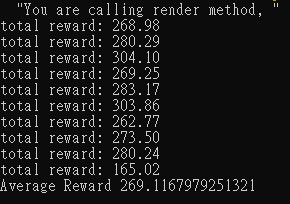

Write Python code to recreate this figure.
'''DLP DDPG Lab'''
__author__ = 'chengscott'
__copyright__ = 'Copyright 2020, NCTU CGI Lab'
import argparse
from collections import deque
import itertools
import random
import time

import gym
import numpy as np
import torch
import torch.nn as nn
from torch.utils.tensorboard import SummaryWriter


class GaussianNoise:
    def __init__(self, dim, mu=None, std=None):
        self.mu = mu if mu else np.zeros(dim)
        self.std = std if std else np.ones(dim) * .1

    def sample(self):
        return np.random.normal(self.mu, self.std)


class ReplayMemory:
    __slots__ = ['buffer']

    def __init__(self, capacity):
        self.buffer = deque(maxlen=capacity)

    def __len__(self):
        return len(self.buffer)

    def append(self, *transition):
        # (state, action, reward, next_state, done)
        self.buffer.append(tuple(map(tuple, transition)))

    def sample(self, batch_size, device):
        '''sample a batch of transition tensors'''
        ## TODO ##
        # raise NotImplementedError
        transitions = random.sample(self.buffer, batch_size)
        return (torch.tensor(x, dtype=torch.float, device=device)
                for x in zip(*transitions))


class ActorNet(nn.Module):
    def __init__(self, state_dim=8, action_dim=2, hidden_dim=(400, 300)):
        super().__init__()
        ## TODO ##
        # raise NotImplementedError
        self.fc1 = nn.Linear(state_dim, hidden_dim[0])
        self.fc2 = nn.Linear(hidden_dim[0], hidden_dim[1])
        self.fc3 = nn.Linear(hidden_dim[1], action_dim)
        self.relu = nn.ReLU()
        self.tanh = nn.Tanh()

    def forward(self, x):
        ## TODO ##
        #raise NotImplementedError
        out = self.relu(self.fc1(x))
        out = self.relu(self.fc2(out))
        out = self.tanh(self.fc3(out))
        return out


class CriticNet(nn.Module):
    def __init__(self, state_dim=8, action_dim=2, hidden_dim=(400, 300)):
        super().__init__()
        h1, h2 = hidden_dim
        self.critic_head = nn.Sequential(
            nn.Linear(state_dim + action_dim, h1),
            nn.ReLU(),
        )
        self.critic = nn.Sequential(
            nn.Linear(h1, h2),
            nn.ReLU(),
            nn.Linear(h2, 1),
        )

    def forward(self, x, action):
        x = self.critic_head(torch.cat([x, action], dim=1))
        return self.critic(x)


class DDPG:
    def __init__(self, args):
        # behavior network
        self._actor_net = ActorNet().to(args.device)
        self._critic_net = CriticNet().to(args.device)
        # target network
        self._target_actor_net = ActorNet().to(args.device)
        self._target_critic_net = CriticNet().to(args.device)
        # initialize target network
        self._target_actor_net.load_state_dict(self._actor_net.state_dict())
        self._target_critic_net.load_state_dict(self._critic_net.state_dict())
        ## TODO ##
        self._actor_opt = torch.optim.Adam(self._actor_net.parameters(), lr=args.lra)
        self._critic_opt = torch.optim.Adam(self._critic_net.parameters(), lr=args.lrc)
        #raise NotImplementedError
        # action noise
        self._action_noise = GaussianNoise(dim=2)
        # memory
        self._memory = ReplayMemory(capacity=args.capacity)

        ## config ##
        self.device = args.device
        self.batch_size = args.batch_size
        self.tau = args.tau
        self.gamma = args.gamma

    def select_action(self, state, noise=True):
        '''based on the behavior (actor) network and exploration noise'''
        ## TODO ##
        # raise NotImplementedError
        with torch.no_grad():
            if noise:
                re = self._actor_net(torch.from_numpy(state).view(1,-1).to(self.device))+\
                    torch.from_numpy(self._action_noise.sample()).view(1,-1).to(self.device)
            else:
                re = self._actor_net(torch.from_numpy(state).view(1,-1).to(self.device))
        return re.cpu().numpy().squeeze()

    def append(self, state, action, reward, next_state, done):
        self._memory.append(state, action, [reward / 100], next_state,
                            [int(done)])

    def update(self):
        # update the behavior networks
        self._update_behavior_network(self.gamma)
        # update the target networks
        self._update_target_network(self._target_actor_net, self._actor_net,
                                    self.tau)
        self._update_target_network(self._target_critic_net, self._critic_net,
                                    self.tau)

    def _update_behavior_network(self, gamma):
        actor_net, critic_net, target_actor_net, target_critic_net = self._actor_net, self._critic_net, self._target_actor_net, self._target_critic_net
        actor_opt, critic_opt = self._actor_opt, self._critic_opt

        # sample a minibatch of transitions
        state, action, reward, next_state, done = self._memory.sample(
            self.batch_size, self.device)

        ## update critic ##
        # critic loss
        ## TODO ##
        q_value = self._critic_net(state,action)
        with torch.no_grad():
           a_next = self._target_actor_net(next_state)
           q_next = self._target_critic_net(next_state,a_next)
           q_target = reward + gamma*q_next*(1-done)
        criterion = nn.MSELoss()
        critic_loss = criterion(q_value, q_target)
        # raise NotImplementedError
        # optimize critic
        actor_net.zero_grad()
        critic_net.zero_grad()
        critic_loss.backward()
        critic_opt.step()

        ## update actor ##
        # actor loss
        ## TODO ##
        action = self._actor_net(state)
        actor_loss = -self._critic_net(state,action).mean()
        # raise NotImplementedError
        # optimize actor
        actor_net.zero_grad()
        critic_net.zero_grad()
        actor_loss.backward()
        actor_opt.step()

    @staticmethod
    def _update_target_network(target_net, net, tau):
        '''update target network by _soft_ copying from behavior network'''
        for target, behavior in zip(target_net.parameters(), net.parameters()):
            ## TODO ##
            # raise NotImplementedError
            target.data.copy_((1-tau)*target.data + tau*behavior.data)

    def save(self, model_path, checkpoint=False):
        if checkpoint:
            torch.save(
                {
                    'actor': self._actor_net.state_dict(),
                    'critic': self._critic_net.state_dict(),
                    'target_actor': self._target_actor_net.state_dict(),
                    'target_critic': self._target_critic_net.state_dict(),
                    'actor_opt': self._actor_opt.state_dict(),
                    'critic_opt': self._critic_opt.state_dict(),
                }, model_path)
        else:
            torch.save(
                {
                    'actor': self._actor_net.state_dict(),
                    'critic': self._critic_net.state_dict(),
                }, model_path)

    def load(self, model_path, checkpoint=False):
        model = torch.load(model_path)
        self._actor_net.load_state_dict(model['actor'])
        self._critic_net.load_state_dict(model['critic'])
        if checkpoint:
            self._target_actor_net.load_state_dict(model['target_actor'])
            self._target_critic_net.load_state_dict(model['target_critic'])
            self._actor_opt.load_state_dict(model['actor_opt'])
            self._critic_opt.load_state_dict(model['critic_opt'])


def train(args, env, agent, writer):
    print('Start Training')
    total_steps = 0
    ewma_reward = 0
    for episode in range(args.episode):
        total_reward = 0
        state = env.reset()
        for t in itertools.count(start=1):
            # select action
            if total_steps < args.warmup:
                action = env.action_space.sample()
            else:
                action = agent.select_action(state)
            # execute action
            next_state, reward, done, _ = env.step(action)
            # store transition
            agent.append(state, action, reward, next_state, done)
            if total_steps >= args.warmup:
                agent.update()

            state = next_state
            total_reward += reward
            total_steps += 1
            if done:
                ewma_reward = 0.05 * total_reward + (1 - 0.05) * ewma_reward
                writer.add_scalar('Train/Episode Reward', total_reward,
                                  total_steps)
                writer.add_scalar('Train/Ewma Reward', ewma_reward,
                                  total_steps)
                print(
                    'Step: {}\tEpisode: {}\tLength: {:3d}\tTotal reward: {:.2f}\tEwma reward: {:.2f}'
                    .format(total_steps, episode, t, total_reward,
                            ewma_reward))
                break
    env.close()


def test(args, env, agent, writer):
    print('Start Testing')
    seeds = (args.seed + i for i in range(10))
    rewards = []
    for n_episode, seed in enumerate(seeds):
        total_reward = 0
        env.seed(seed)
        state = env.reset()
        ## TODO ##
        for t in itertools.count(start=1):
            env.render()
            # select action
            action = agent.select_action(state, noise=False)
            # execute action
            next_state, reward, done, _ = env.step(action)

            state = next_state
            total_reward += reward

            if done:
                writer.add_scalar('Test/Episode Reward', total_reward, n_episode)
                print(f'total reward: {total_reward:.2f}')
                rewards.append(total_reward)
                break
        # raise NotImplementedError
    print('Average Reward', np.mean(rewards))
    env.close()


def main():
    ## arguments ##
    parser = argparse.ArgumentParser(description=__doc__)
    parser.add_argument('-d', '--device', default='cuda')
    parser.add_argument('-m', '--model', default='ddpg.pth')
    parser.add_argument('--logdir', default='log/ddpg')
    # train
    parser.add_argument('--warmup', default=10000, type=int)
    parser.add_argument('--episode', default=2000, type=int)
    parser.add_argument('--batch_size', default=64, type=int)
    parser.add_argument('--capacity', default=500000, type=int)
    parser.add_argument('--lra', default=1e-3, type=float)
    parser.add_argument('--lrc', default=1e-3, type=float)
    parser.add_argument('--gamma', default=.99, type=float)
    parser.add_argument('--tau', default=.005, type=float)
    # test
    parser.add_argument('--test_only', action='store_true')
    parser.add_argument('--render', action='store_true')
    parser.add_argument('--seed', default=4, type=int)
    args = parser.parse_args()

    ## main ##
    env = gym.make('LunarLanderContinuous-v2')
    agent = DDPG(args)
    writer = SummaryWriter(args.logdir)
    if not args.test_only:
        train(args, env, agent, writer)
        agent.save(args.model)
    agent.load(args.model)
    test(args, env, agent, writer)


if __name__ == '__main__':
    main()
